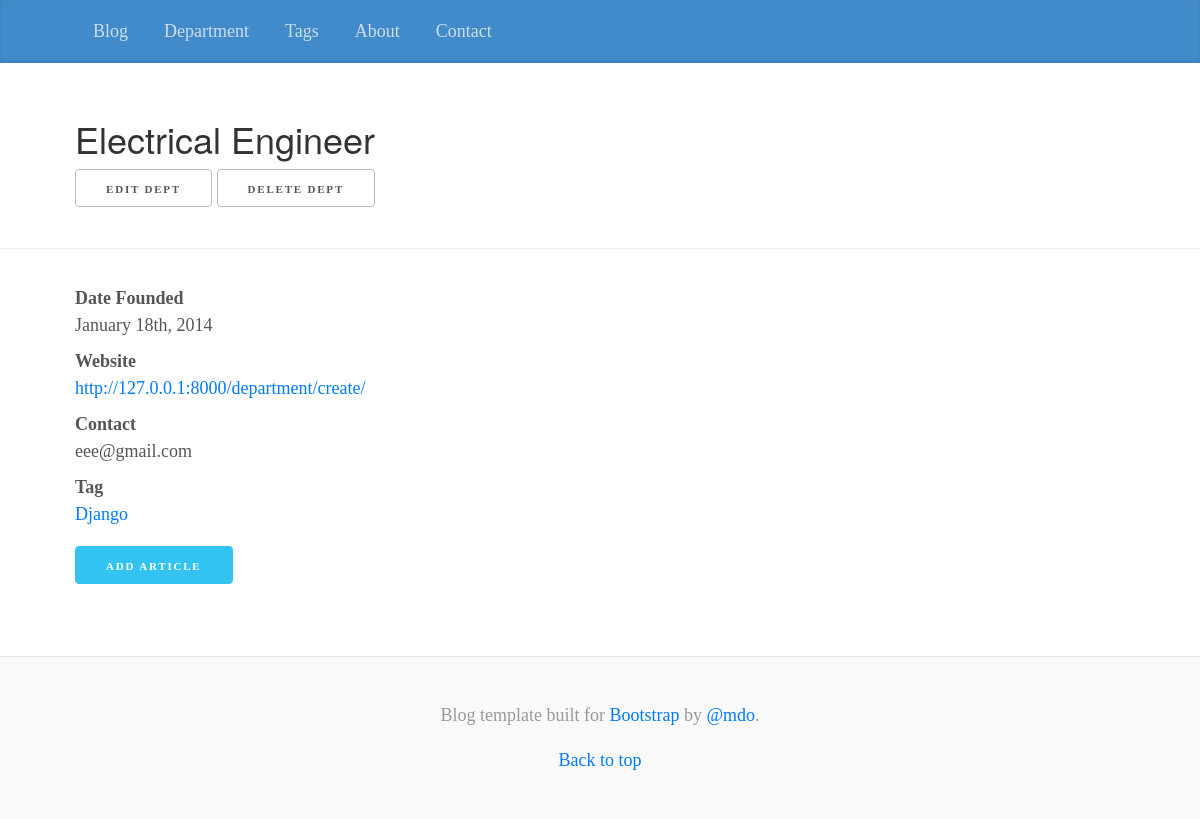
The page /department/eee/detail/ on the database its author committed.
### organizer/models.py (models this page shows, shortened)
class Department(models.Model):
    name = models.CharField(max_length=31,
                            db_index=True)
    slug = models.SlugField(max_length=31,
                            unique=True,
                            help_text='a label for url config')
    description = models.TextField()
    founded_date = models.DateField('date founded')
    contact = models.EmailField()
    website = models.URLField(max_length=255)
    tags = models.ManyToManyField(Tag,
                                  blank=True)
    class Meta:
        ordering = ['name']
        get_latest_by = ['founded_date']
    def get_delete_url(self):
        return reverse('organizer_department_delete',kwargs={'slug':self.slug})
    def get_update_url(self):
        return reverse('organizer_department_update',kwargs={'slug':self.slug})
    def get_newslink_create_url(self):
        return reverse('department_newslink_create',kwargs={'dept_slug':self.slug})

class Tag(models.Model):
    name = models.CharField(max_length=31,
                            unique=True,)
    slug = models.SlugField(max_length=31,
                            unique=True,
                            help_text='A label for url config')
    class Meta:
        ordering = ['name']
    def get_absolute_url(self):
        return reverse('organizer_tag_detail',kwargs={'slug':self.slug})

### organizer/views.py (the view)
class DepartmentDetail(DetailView):
    model = Department

### organizer/templates/organizer/department_detail.html (shortened to what this page needs)
{% extends parent_template|default:"organizer/base_organizer.html" %}
{% block heading %}
   <h2>{{ department.name }}</h2>
   <ul class="inline">
       <a href="{{department.get_update_url}}" class="button">Edit Dept</a>
       <a href="{{department.get_delete_url}}" class="button">Delete Dept</a>
   </ul>
{% endblock %}
{% block content %}
<article>
    <dl>
    <dt>Date Founded</dt>
      <dd>{{ department.founded_date|date:"F jS, Y" }}</dd>
    <dt>Website</dt>
      <dd>{{ department.website|urlize }}</dd>
    <dt>Contact</dt>
      <dd>{{ department.contact }}</dd>
        <dt>Tag{{ department.tags.count|pluralize }}</dt>
        {% for tag in department.tags.all %}
          <dd><a href="{{ tag.get_absolute_url }}">
            {{ tag.name|title }}
          </a></dd>
        {% endfor %}
  </dl>
         <a href="{{ department.get_newslink_create_url }}" class="button button-primary">Add article</a>
</article>
{% endblock %}

### organizer/static/organizer/blog_style.css (style rules this page uses)
@media (min-width: 48em) { html { font-size: 18px; } }
body { font-family: Georgia, "Times New Roman", Times, serif; color: #555; }
h1, .h1, h2, .h2, h3, .h3, h4, .h4, h5, .h5, h6, .h6 { font-family: "Helvetica Neue", Helvetica, Arial, sans-serif; font-weight: normal; color: #333; }

### organizer/static/organizer/style.css (style rules this page uses)
ul { list-style: circle inside; padding-left: 0; margin-top: 0; }
.button, button, input[type="submit"], input[type="reset"], input[type="button"] { display: inline-block; height: 38px; padding: 0 30px; color: #555; text-align: center; font-size: 11px; font-weight: 600; line-height: 38px; letter-spacing: .1rem; text-transform: uppercase; text-decoration: none; white-space: nowrap; background-color: transparent; border-radius: 4px; border: 1px solid #bbb; cursor: pointer; box-sizing: border-box; }
.button.button-primary, button.button-primary, input[type="submit"].button-primary, input[type="reset"].button-primary, input[type="button"].button-primary { color: #FFF; background-color: #33C3F0; border-color: #33C3F0; }

### rows shown on the page
Department: name "Electrical Engineer", founded_date "January 18th, 2014", website "http://127.0.0.1:8000/department/create/", contact "eee@gmail.com"
Tag: name "Django"
